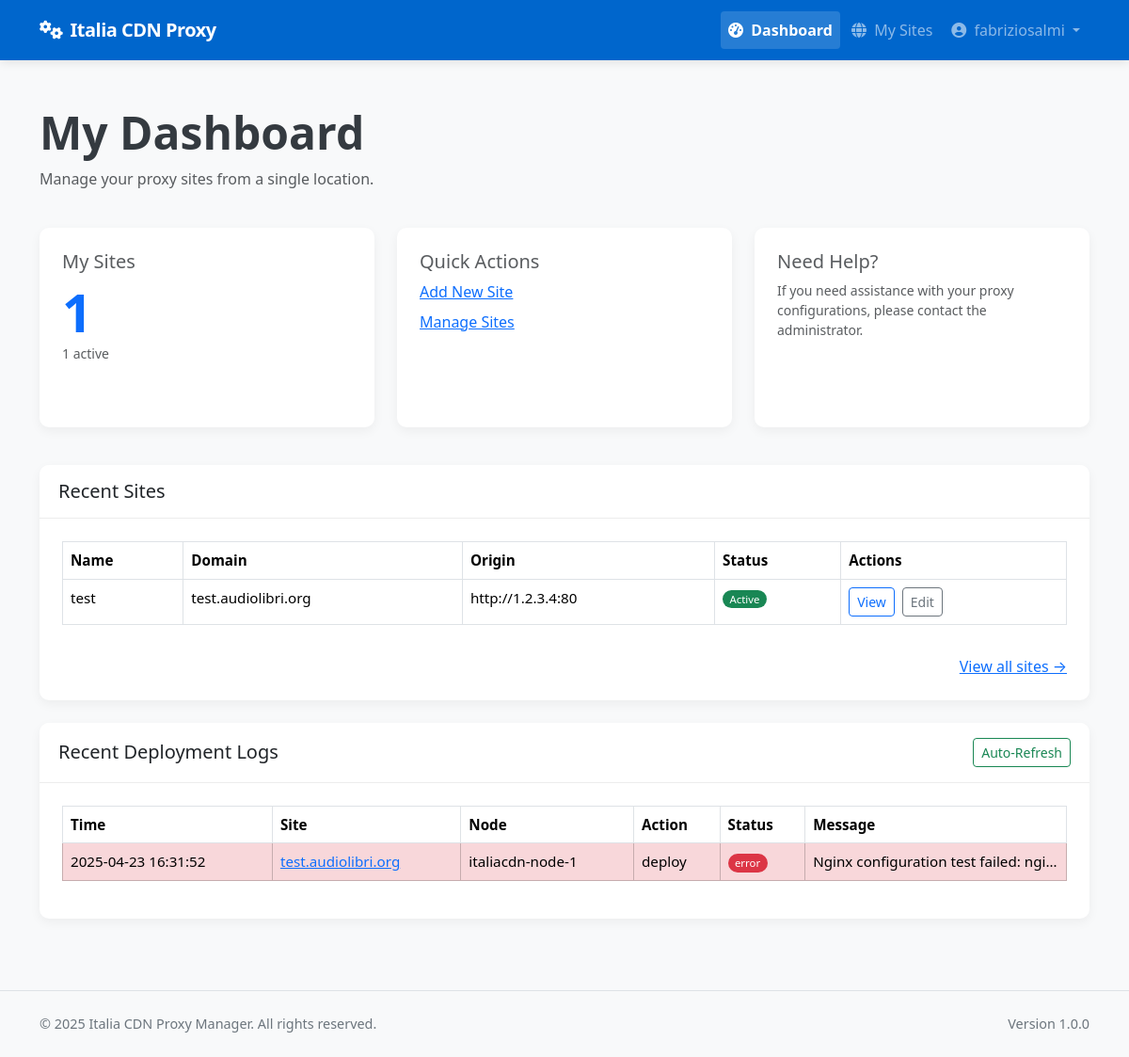
The page /client/dashboard (signed in) on the database as committed earlier.
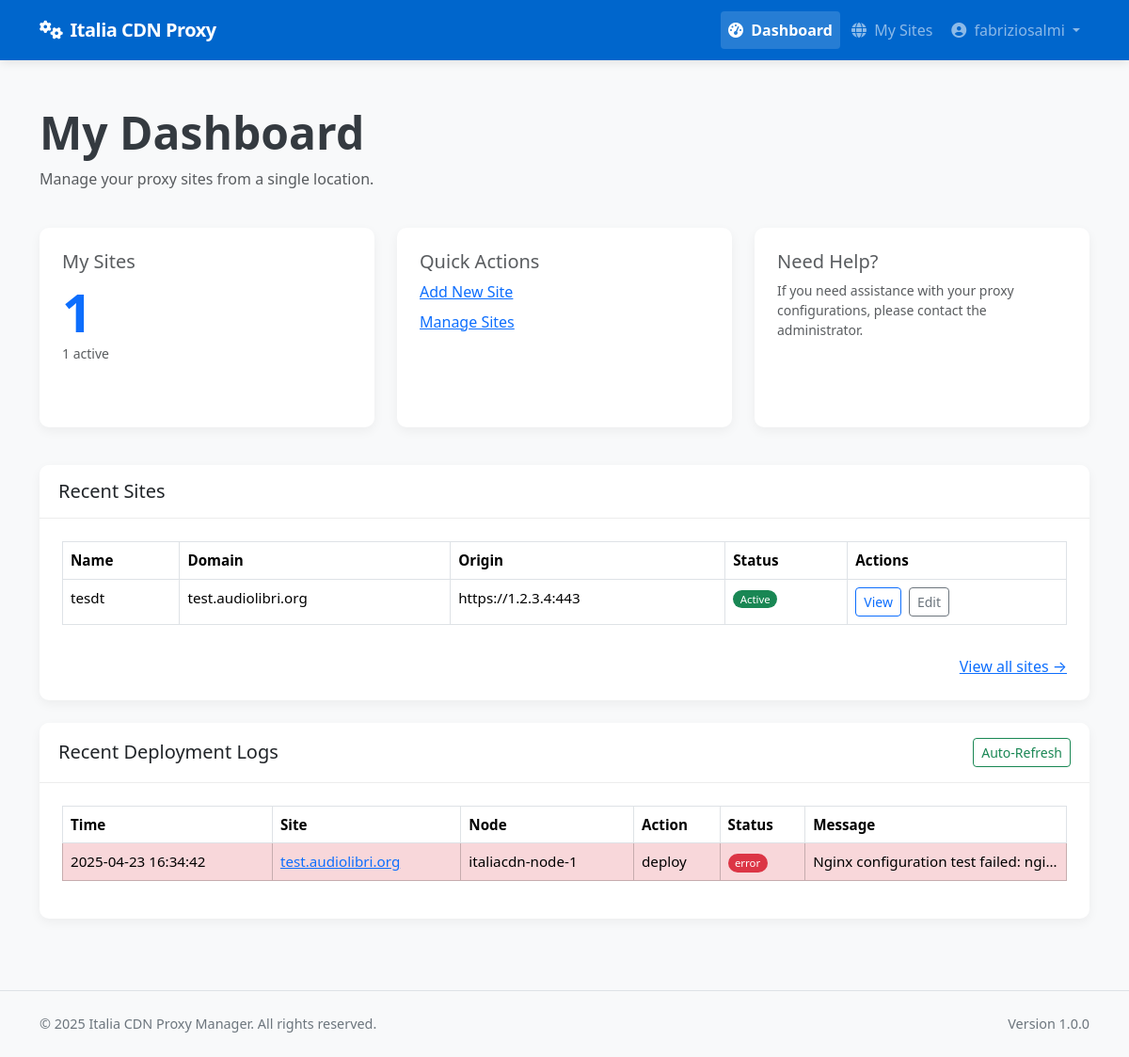
The same page on the database as committed later.
### app/models/models.py (models this page shows, shortened)
class Site(db.Model):
    __tablename__ = 'sites'
    id = db.Column(db.Integer, primary_key=True)
    name = db.Column(db.String(64), nullable=False)
    domain = db.Column(db.String(255), unique=True, nullable=False)
    protocol = db.Column(db.String(10), nullable=False, default='https')  # http or https
    origin_protocol = db.Column(db.String(10), nullable=False, default='http')  # http or https for origin
    origin_address = db.Column(db.String(255), nullable=False)  # Backend server address
    origin_port = db.Column(db.Integer, nullable=False)
    user_id = db.Column(db.Integer, db.ForeignKey('users.id'), nullable=True)  # Allow null for discovered sites
    is_active = db.Column(db.Boolean, default=True)
    is_blocked = db.Column(db.Boolean, default=False)
    is_discovered = db.Column(db.Boolean, default=False)  # Whether this site was discovered from node
    use_waf = db.Column(db.Boolean, default=False)
    force_https = db.Column(db.Boolean, default=True)  # New column to force HTTP to HTTPS redirect
    enable_cache = db.Column(db.Boolean, default=True)
    cache_time = db.Column(db.Integer, default=3600)  # Cache time in seconds, default 1 hour
    cache_static_time = db.Column(db.Integer, default=86400)  # Cache time for static assets in seconds, default 1 day
    custom_cache_rules = db.Column(db.Text, nullable=True)  # Custom cache rules in Nginx format
    cache_browser_time = db.Column(db.Integer, default=3600)  # Browser cache time in seconds, default 1 hour
    created_at = db.Column(db.DateTime, default=datetime.utcnow)
    updated_at = db.Column(db.DateTime, default=datetime.utcnow, onupdate=datetime.utcnow)
    custom_config = db.Column(db.Text, nullable=True)  # Additional Nginx configuration
    site_nodes = db.relationship('SiteNode', backref='site', lazy='dynamic')
    ssl_certificates = db.relationship('SSLCertificate', backref='site', lazy='dynamic')
    config_versions = db.relationship('ConfigVersion', backref='site', lazy='dynamic')

class DeploymentLog(db.Model):
    __tablename__ = 'deployment_logs'
    id = db.Column(db.Integer, primary_key=True)
    site_id = db.Column(db.Integer, db.ForeignKey('sites.id'), nullable=False)
    node_id = db.Column(db.Integer, db.ForeignKey('nodes.id'), nullable=False)
    user_id = db.Column(db.Integer, db.ForeignKey('users.id'), nullable=True)  # Who performed the action
    action = db.Column(db.String(64), nullable=False)  # deploy, update, remove, ssl_renew, discovery, rollback
    status = db.Column(db.String(20), nullable=False)  # success, error
    message = db.Column(db.Text, nullable=True)
    created_at = db.Column(db.DateTime, default=datetime.utcnow)
    site = db.relationship('Site', backref=db.backref('deployment_logs', lazy='dynamic'))
    node = db.relationship('Node', backref=db.backref('deployment_logs', lazy='dynamic'))
    user = db.relationship('User', backref=db.backref('deployment_logs', lazy='dynamic'))

class Node(db.Model):
    __tablename__ = 'nodes'
    id = db.Column(db.Integer, primary_key=True)
    name = db.Column(db.String(64), unique=True, nullable=False)
    ip_address = db.Column(db.String(45), nullable=False)  # IPv4 or IPv6
    ssh_port = db.Column(db.Integer, default=22)
    ssh_user = db.Column(db.String(64), nullable=False)
    ssh_key_path = db.Column(db.String(256), nullable=True)  # Path to SSH key file
    ssh_password = db.Column(db.String(256), nullable=True)  # Encrypted password (if using password auth)
    is_active = db.Column(db.Boolean, default=True)
    is_discovered = db.Column(db.Boolean, default=False)  # Whether this node was discovered from YAML
    created_at = db.Column(db.DateTime, default=datetime.utcnow)
    updated_at = db.Column(db.DateTime, default=datetime.utcnow, onupdate=datetime.utcnow)
    nginx_config_path = db.Column(db.String(256), default='/etc/nginx/conf.d')
    nginx_reload_command = db.Column(db.String(256), default='sudo systemctl reload nginx')
    detected_nginx_path = db.Column(db.String(256), nullable=True)  # Store detected nginx path
    site_nodes = db.relationship('SiteNode', backref='node', lazy='dynamic')

### app/controllers/client.py (the view)
@client.route('/dashboard')
@login_required
@client_required
def dashboard():
    site_count = Site.query.filter_by(user_id=current_user.id).count()
    active_site_count = Site.query.filter_by(user_id=current_user.id, is_active=True).count()
    sites = Site.query.filter_by(user_id=current_user.id).order_by(Site.created_at.desc()).limit(5).all()
    site_ids = [site.id for site in Site.query.filter_by(user_id=current_user.id).all()]
    latest_logs = DeploymentLog.query.filter(DeploymentLog.site_id.in_(site_ids)).order_by(DeploymentLog.created_at.desc()).limit(10).all() if site_ids else []
    return render_template('client/dashboard.html',
                           site_count=site_count,
                           active_site_count=active_site_count,
                           sites=sites,
                           latest_logs=latest_logs)

### app/models/__init__.py (called while the page is built)
@login_manager.user_loader
def load_user(user_id):
    return User.query.get(int(user_id))

### app/models/models.py (called while the page is built)
    def is_admin(self):
        return self.role == 'admin'

    def is_client(self):
        return self.role == 'client'

### app/services/access_control.py (called while the page is built)
def client_required(f):
    @wraps(f)
    def decorated_function(*args, **kwargs):
        if not current_user.is_client():
            flash('This page is available only for client users.', 'error')
            return abort(403)
        return f(*args, **kwargs)
    return decorated_function

### app/templates/client/dashboard.html (shortened to what the changed rows need)
{% extends "base.html" %}
{% block content %}
<div class="container py-4">
    <div class="row mb-4">
        <div class="col-12">
            <h1 class="display-5 fw-bold mb-2">My Dashboard</h1>
        </div>
    </div>
    <div class="card mb-4">
        <div class="card-body">
            {% if sites %}
            <div class="table-responsive">
                <table class="table table-bordered table-hover">
                    <thead>
                        <tr>
                            <th>Name</th>
                            <th>Domain</th>
                            <th>Origin</th>
                            <th>Status</th>
                            <th>Actions</th>
                        </tr>
                    </thead>
                    <tbody>
                        {% for site in sites %}
                        <tr>
                            <td>{{ site.name }}</td>
                            <td>{{ site.domain }}</td>
                            <td>{{ site.protocol }}://{{ site.origin_address }}:{{ site.origin_port }}</td>
                            <td>
                                <span class="badge rounded-pill {% if site.is_active %}bg-success{% else %}bg-danger{% endif %}">
                                    {{ 'Active' if site.is_active else 'Inactive' }}
                                </span>
                            </td>
                            <td>
                                <a href="{{ url_for('client.view_site', site_id=site.id) }}" class="btn btn-sm btn-outline-primary me-1">View</a>
                                <a href="{{ url_for('client.edit_site', site_id=site.id) }}" class="btn btn-sm btn-outline-secondary">Edit</a>
                            </td>
                        </tr>
                        {% endfor %}
                    </tbody>
                </table>
            </div>
            {% else %}
            <p class="text-muted">No sites created yet.
                <a href="{{ url_for('client.new_site') }}" class="text-primary">Add your first site</a>.
            </p>
            {% endif %}
        </div>
    </div>
    <div class="card">
        <div class="card-body">
            {% if latest_logs %}
            <div class="table-responsive" id="logsTableContainer">
                <table class="table table-bordered table-hover">
                    <thead>
                        <tr>
                            <th>Time</th>
                            <th>Site</th>
                            <th>Node</th>
                            <th>Action</th>
                            <th>Status</th>
                            <th>Message</th>
                        </tr>
                    </thead>
                    <tbody>
                        {% for log in latest_logs %}
                        <tr class="{% if log.status == 'error' %}table-danger{% endif %}">
                            <td>{{ log.created_at.strftime('%Y-%m-%d %H:%M:%S') }}</td>
                            <td>
                                <a href="{{ url_for('client.view_site', site_id=log.site_id) }}" class="text-primary">
                                    {{ log.site.domain }}
                                </a>
                            </td>
                            <td>{{ log.node.name }}</td>
                            <td>{{ log.action }}</td>
                            <td>
                                <span class="badge rounded-pill
                                {% if log.status == 'success' %}bg-success
                                {% elif log.status == 'error' %}bg-danger
                                {% else %}bg-warning{% endif %}">
                                    {{ log.status }}
                                </span>
                            </td>
                            <td class="text-truncate" style="max-width: 200px;">{{ log.message }}</td>
                        </tr>
                        {% endfor %}
                    </tbody>
                </table>
            </div>
            {% else %}
            <p class="text-muted">No recent deployment logs found.</p>
            {% endif %}
        </div>
    </div>
</div>
{% endblock %}

Rows that differ between the two databases and show on the page:
changed Site "test.audiolibri.org": name "test" → "tesdt"; protocol "http" → "https"; origin_port "80" → "443"
changed DeploymentLog "deploy": created_at "2025-04-23 16:31:52" → "2025-04-23 16:34:42"
